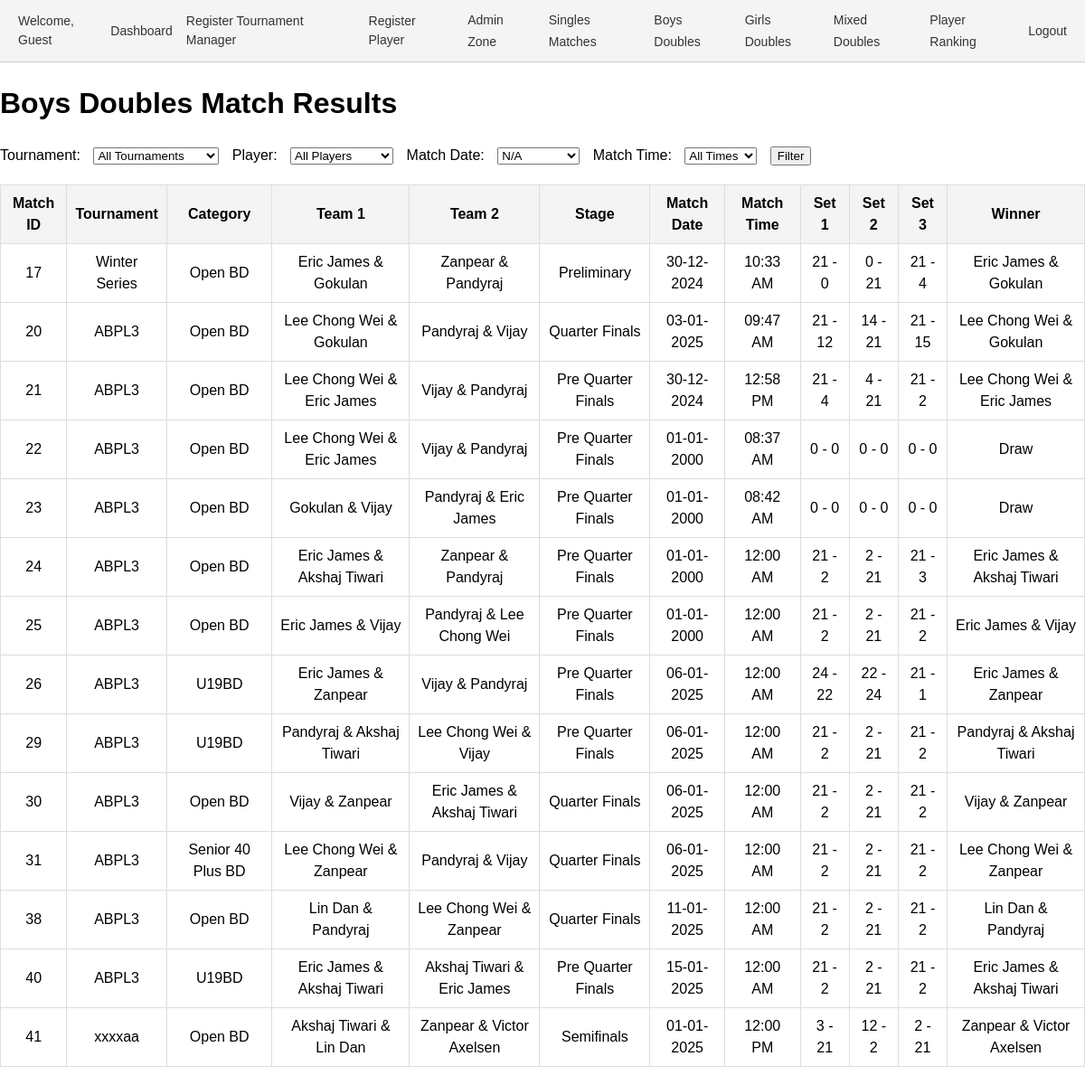
/results_bd.php, run on an earlier commit of the app's database.
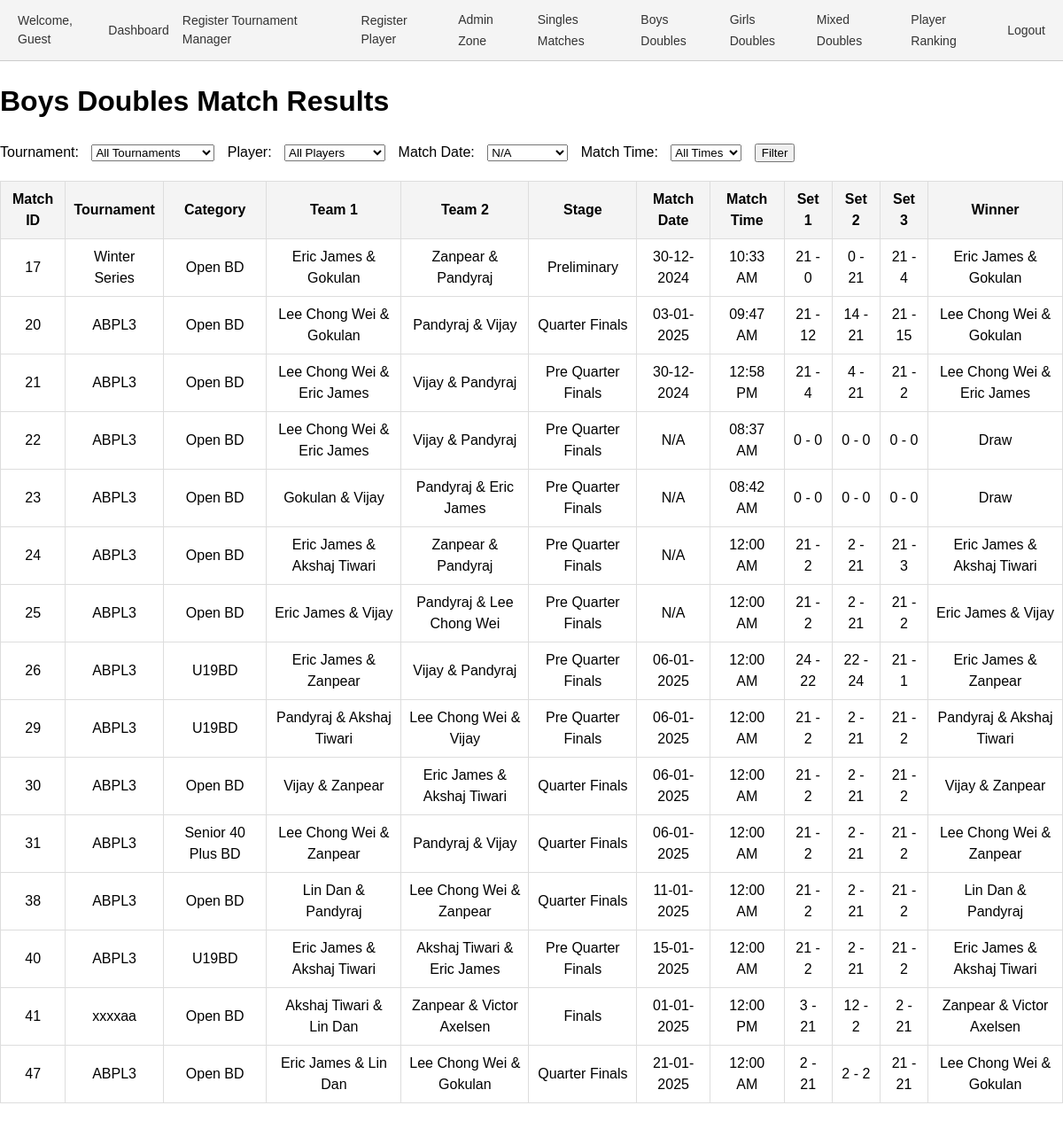
And on a later commit of the database.
### tables this page shows
CREATE TABLE `matches` (
  `id` int(11) NOT NULL,
  `tournament_id` int(11) NOT NULL,
  `category_id` int(11) NOT NULL,
  `pool` enum('A','B') DEFAULT NULL,
  `player1_id` int(11) DEFAULT NULL,
  `player2_id` int(11) DEFAULT NULL,
  `pre_quarter` tinyint(1) DEFAULT 0,
  `quarter` tinyint(1) DEFAULT 0,
  `semi` tinyint(1) DEFAULT 0,
  `final` tinyint(1) DEFAULT 0,
  `set1_player1_points` int(11) DEFAULT 0,
  `set1_player2_points` int(11) DEFAULT 0,
  `set2_player1_points` int(11) DEFAULT 0,
  `set2_player2_points` int(11) DEFAULT 0,
  `set3_player1_points` int(11) DEFAULT 0,
  `set3_player2_points` int(11) DEFAULT 0,
  `created_by` int(11) DEFAULT NULL,
  `stage` enum('Pre Quarter Finals','Quarter Finals','Semifinals','Finals','Preliminary') NOT NULL,
  `match_date` date DEFAULT NULL,
  `match_time` varchar(255) NOT NULL,
  `date` date DEFAULT NULL,
  `team1_player1_id` int(11) NOT NULL DEFAULT 0,
  `team1_player2_id` int(11) NOT NULL DEFAULT 0,
  `team2_player1_id` int(11) DEFAULT 0,
  `team2_player2_id` int(11) DEFAULT 0,
  `set1_team1_points` int(11) NOT NULL DEFAULT 0,
  `set1_team2_points` int(11) DEFAULT 0,
  `set2_team1_points` int(11) DEFAULT 0,
  `set2_team2_points` int(11) DEFAULT 0,
  `set3_team1_points` int(11) DEFAULT 0,
  `set3_team2_points` int(11) DEFAULT 0,
  `player3_id` int(11) DEFAULT NULL,
  `player4_id` int(11) DEFAULT NULL,
  `deleted_at` datetime DEFAULT NULL
);

CREATE TABLE `tournaments` (
  `id` int(11) NOT NULL,
  `name` varchar(255) NOT NULL,
  `created_by` int(11) DEFAULT NULL,
  `year` int(11) NOT NULL DEFAULT year(curdate()),
  `moderated_by` int(11) DEFAULT NULL
);

CREATE TABLE `categories` (
  `id` int(11) NOT NULL,
  `name` varchar(255) NOT NULL,
  `created_by` int(11) NOT NULL,
  `age_group` varchar(255) DEFAULT NULL,
  `sex` varchar(10) DEFAULT NULL,
  `type` enum('singles','doubles','mixed doubles') DEFAULT 'singles',
  `tournament_id` int(11) NOT NULL
);

### results_bd.php (the view, shortened to what this page needs)
<?php include 'header.php'; ?>
<?php
require_once 'conn.php';
$conn = new mysqli($servername, $username, $password, $dbname);
$match_date = $_GET['match_date'] ?? '';
$dates = $conn->query("SELECT DISTINCT match_date FROM matches ORDER BY match_date");
$query = "
    SELECT
        m.id AS match_id,
        t.name AS tournament_name,
        c.name AS category_name,
        c.type AS category_type, /* Singles, Doubles, or Mixed Doubles */
        p1.name AS team1_player1_name,
        p2.name AS team1_player2_name,
        p3.name AS team2_player1_name,
        p4.name AS team2_player2_name,
        m.stage,
        m.match_date,
        m.match_time,
        m.set1_team1_points,
        m.set1_team2_points,
        m.set2_team1_points,
        m.set2_team2_points,
        m.set3_team1_points,
        m.set3_team2_points
    FROM matches m
    INNER JOIN tournaments t ON m.tournament_id = t.id
    INNER JOIN categories c ON m.category_id = c.id
    LEFT JOIN players p1 ON m.team1_player1_id = p1.id
    LEFT JOIN players p2 ON m.team1_player2_id = p2.id
    LEFT JOIN players p3 ON m.team2_player1_id = p3.id
    LEFT JOIN players p4 ON m.team2_player2_id = p4.id
    WHERE c.type = 'doubles' AND c.sex = 'M' /* Filter only doubles and male categories */
";
$query .= " ORDER BY m.id";
$result = $conn->query($query);
?>
<!DOCTYPE html>
<html lang="en">
<head>
</head>
<body>
    <h1>Boys Doubles Match Results</h1>
    <form method="get">
        <label for="tournament_id">Tournament:</label>
        <select name="tournament_id" id="tournament_id">
            <option value="">All Tournaments</option>
        </select>
        <label for="player_id">Player:</label>
        <select name="player_id" id="player_id">
            <option value="">All Players</option>
        </select>
        <label for="match_date">Match Date:</label>
        <select name="match_date" id="match_date">
            <?php while ($row = $dates->fetch_assoc()): ?>
                <option value="<?= $row['match_date'] ?>" <?= $match_date == $row['match_date'] ? 'selected' : '' ?>>
                    <?= $row['match_date'] ? date("d-m-Y", strtotime($row['match_date'])) : 'N/A' ?>
                </option>
            <?php endwhile; ?>
        </select>
        <label for="datetime">Match Time:</label>
        <select name="datetime" id="datetime">
            <option value="">All Times</option>
        </select>
        <button type="submit">Filter</button>
    </form>
    <?php if ($result->num_rows > 0): ?>
        <table>
            <tr>
                <th>Match ID</th>
                <th>Tournament</th>
                <th>Category</th>
                <th>Team 1</th>
                <th>Team 2</th>
                <th>Stage</th>
                <th>Match Date</th>
                <th>Match Time</th>
                <th>Set 1</th>
                <th>Set 2</th>
                <th>Set 3</th>
                <th>Winner</th>
            </tr>
            <?php while ($row = $result->fetch_assoc()):
                $team1 = $row['team1_player1_name'] . " & " . $row['team1_player2_name'];
                $team2 = $row['team2_player1_name'] . " & " . $row['team2_player2_name'];
                $team1_total = $row['set1_team1_points'] + $row['set2_team1_points'] + $row['set3_team1_points'];
                $team2_total = $row['set1_team2_points'] + $row['set2_team2_points'] + $row['set3_team2_points'];
                $winner = $team1_total > $team2_total ? $team1 : ($team1_total < $team2_total ? $team2 : 'Draw');
            ?>
                <tr>
                    <td><?= $row['match_id'] ?></td>
                    <td><?= $row['tournament_name'] ?></td>
                    <td><?= $row['category_name'] ?></td>
                    <td><?= $team1 ?></td>
                    <td><?= $team2 ?></td>
                    <td><?= $row['stage'] ?></td>
                    <td><?= $row['match_date'] ? date("d-m-Y", strtotime($row['match_date'])) : 'N/A' ?></td>
                    <td><?= $row['match_time'] ? date("h:i A", strtotime($row['match_time'])) : 'N/A' ?></td>
                    <td><?= $row['set1_team1_points'] . ' - ' . $row['set1_team2_points'] ?></td>
                    <td><?= $row['set2_team1_points'] . ' - ' . $row['set2_team2_points'] ?></td>
                    <td><?= $row['set3_team1_points'] . ' - ' . $row['set3_team2_points'] ?></td>
                    <td><?= $winner ?></td>
                </tr>
            <?php endwhile; ?>
        </table>
    <?php else: ?>
        <p>No matches found for the selected filters.</p>
    <?php endif; ?>
</body>
</html>

### header.php (shortened to what this page needs)
<?php
$logged_in_user = 'Guest';
?>
<!DOCTYPE html>
<html lang="en">
<head>
</head>
<body>
    <div class="header">
        <div class="welcome">
            <span>Welcome, <?= htmlspecialchars($logged_in_user) ?></span>
        </div>
        <div class="links">
            <a href="dashboard.php">Dashboard</a>
            <a href="register.php">Register Tournament Manager</a>
            <a href="register_player.php">Register Player</a>
            <div class="dropdown">
                <a href="#">Admin Zone</a>
            </div>
            <div class="dropdown">
                <a href="#">Singles Matches</a>
            </div>
            <div class="dropdown">
                <a href="#">Boys Doubles</a>
            </div>
            <div class="dropdown">
                <a href="#">Girls Doubles</a>
            </div>
            <div class="dropdown">
                <a href="#">Mixed Doubles</a>
            </div>
            <div class="dropdown">
                <a href="#">Player Ranking</a>
            </div>
            <a href="logout.php">Logout</a>
        </div>
    </div>
</body>
</html>

### header.php (style rules this page uses)
body { margin: 0; padding: 0; font-family: Arial, sans-serif; line-height: 1.5; }
.header { display: flex; justify-content: space-between; align-items: center; background-color: #f4f4f4; padding: 10px 20px; border-bottom: 1px solid #ccc; }
.header .welcome { font-size: 14px; color: #333; }
.header .links { display: flex; gap: 15px; align-items: center; }
.header .links a { text-decoration: none; color: #333; font-size: 14px; }
.dropdown { position: relative; }

### results_bd.php (style rules this page uses)
body { font-family: Arial, sans-serif; margin: 0px; }
table { width: 100%; border-collapse: collapse; margin: 20px 0; }
th, td { border: 1px solid #ddd; padding: 8px; text-align: center; }
th { background-color: #f4f4f4; }
form { margin-bottom: 20px; }
label, select, button { margin-right: 10px; }

What changed in the data, as far as the page shows it:
changed matches "08:37 AM": match_date "01-01-2000" → (not shown); now shows "N/A"
changed matches "08:42 AM": match_date "01-01-2000" → (not shown); now shows "N/A"
changed matches id 24: match_date "01-01-2000" → (not shown); now shows "N/A"
changed matches id 25: match_date "01-01-2000" → (not shown); now shows "N/A"
changed matches "12:00 PM": stage "Semifinals" → "Finals"
now on this page (row edited): matches: id "47", tournament.name "ABPL3", category.name "Open BD", team1 "Eric James & Lin Dan", team2 "Lee Chong Wei & Gokulan", stage "Quarter Finals", match_date "21-01-2025", match_time "12:00 AM", set1_team1_points "2", set1_team2_points "21", set2_team1_points "2", set2_team2_points "2", set3_team1_points "21", set3_team2_points "21", winner "Lee Chong Wei & Gokulan"
